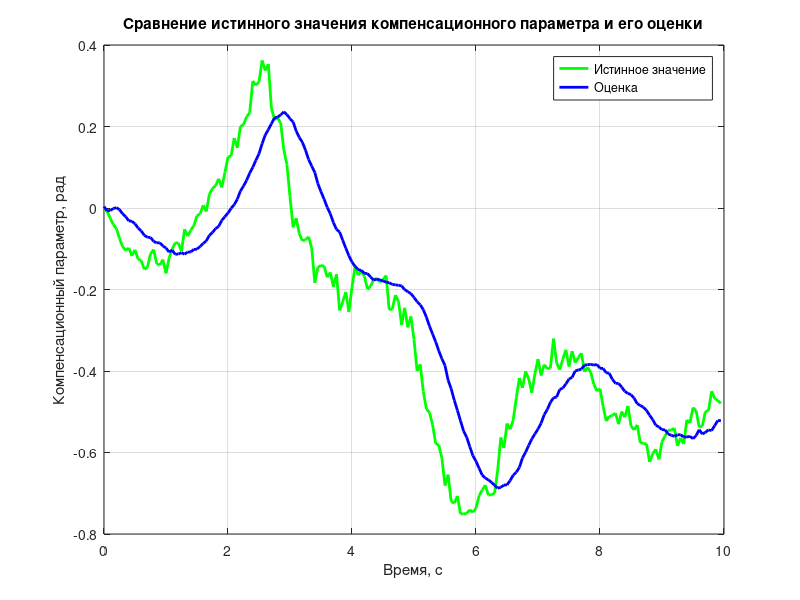

This figure's MATLAB source:
data = load('mppi_results.mat');

time = data.time;
p_add = data.p_add;
p_add_need = data.p_add_need;

figure;

plot(time, p_add_need, 'g', 'LineWidth', 2); hold on;
plot(time, p_add, 'b', 'LineWidth', 2);

grid on;

xlabel('Время, с');
ylabel('Компенсационный параметр, рад');

title('Сравнение истинного значения компенсационного параметра и его оценки');

legend('Истинное значение', 'Оценка', 'Location', 'best');
%set(gca, 'FontSize', 12);
%set(gcf, 'Color', 'w');
